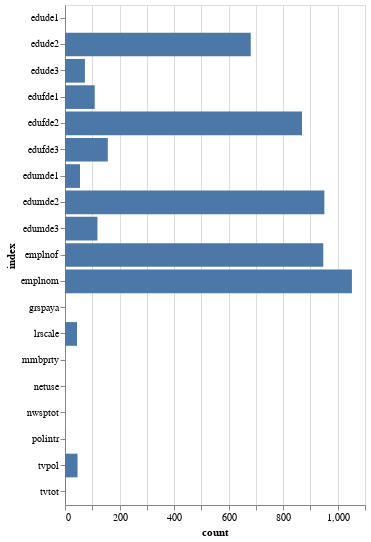

The code cell stored with this chart in its notebook:
### Code cell
alt.Chart(reg_nan.reset_index()).mark_bar().encode(
    x="count",
    y="index",
).properties(height=500)

### Figure 1 — Vega-Lite specification as saved in the notebook (floating-point values rounded to 4 significant figures)
{"config": {"view": {"continuousWidth": 300, "continuousHeight": 300}}, "data": {"name": "data-2ca02e991ab11e06336e3487df7c9c38"}, "mark": {"type": "bar"}, "encoding": {"x": {"field": "count", "type": "quantitative"}, "y": {"field": "index", "type": "nominal"}}, "height": 500, "$schema": "https://vega.github.io/schema/vega-lite/v5.16.3.json", "datasets": {"data-2ca02e991ab11e06336e3487df7c9c38": [{"index": "grspaya", "count": 0, "%": 0.0}, {"index": "tvpol", "count": 46, "%": 4.2}, {"index": "lrscale", "count": 44, "%": 4.0}, {"index": "netuse", "count": 0, "%": 0.0}, {"index": "tvtot", "count": 2, "%": 0.2}, {"index": "nwsptot", "count": 0, "%": 0.0}, {"index": "polintr", "count": 1, "%": 0.1}, {"index": "mmbprty", "count": 0, "%": 0.0}, {"index": "emplnof", "count": 947, "%": 86.6}, {"index": "emplnom", "count": 1052, "%": 96.2}, {"index": "edude1", "count": 1, "%": 0.1}, {"index": "edude2", "count": 681, "%": 62.2}, {"index": "edude3", "count": 73, "%": 6.7}, {"index": "edufde1", "count": 109, "%": 10.0}, {"index": "edufde2", "count": 869, "%": 79.4}, {"index": "edufde3", "count": 157, "%": 14.4}, {"index": "edumde1", "count": 55, "%": 5.0}, {"index": "edumde2", "count": 951, "%": 86.9}, {"index": "edumde3", "count": 119, "%": 10.9}]}}
